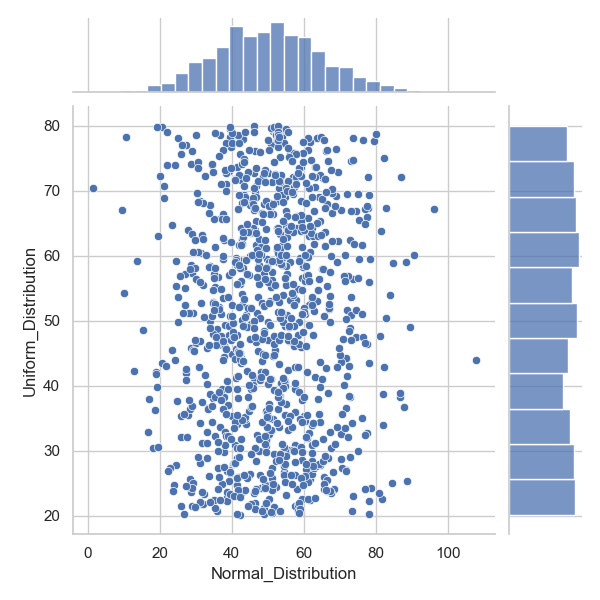

The Python source for this figure:
import seaborn as sns
import matplotlib.pyplot as plt
import pandas as pd

# Load the CSV file
file_path = "Sample_Data_for_Activity.csv"  # Update if needed
df = pd.read_csv(file_path)

# Set Seaborn style
sns.set(style="whitegrid")

# Jointplot: Scatter + KDE for Normal vs Uniform Distribution
sns.jointplot(x=df["Normal_Distribution"], y=df["Uniform_Distribution"], kind="scatter")
plt.savefig("jointplot.png")
